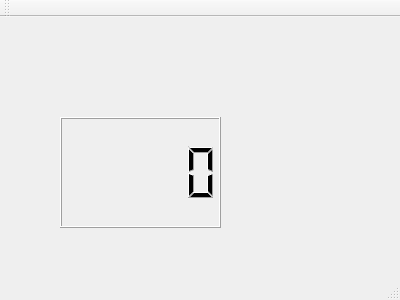
<?xml version="1.0" encoding="UTF-8"?>
<ui version="4.0">
 <class>MainWindow</class>
 <widget class="QMainWindow" name="MainWindow">
  <property name="geometry">
   <rect>
    <x>0</x>
    <y>0</y>
    <width>400</width>
    <height>300</height>
   </rect>
  </property>
  <property name="windowTitle">
   <string>MainWindow</string>
  </property>
  <widget class="QWidget" name="centralWidget">
   <widget class="lcd_temp1" name="lcdNumber">
    <property name="geometry">
     <rect>
      <x>60</x>
      <y>100</y>
      <width>161</width>
      <height>111</height>
     </rect>
    </property>
   </widget>
   <widget class="QWidget" name="widget" native="true">
    <property name="geometry">
     <rect>
      <x>19</x>
      <y>-1</y>
      <width>381</width>
      <height>231</height>
     </rect>
    </property>
   </widget>
  </widget>
  <widget class="QMenuBar" name="menuBar">
   <property name="geometry">
    <rect>
     <x>0</x>
     <y>0</y>
     <width>400</width>
     <height>27</height>
    </rect>
   </property>
  </widget>
  <widget class="QToolBar" name="mainToolBar">
   <attribute name="toolBarArea">
    <enum>TopToolBarArea</enum>
   </attribute>
   <attribute name="toolBarBreak">
    <bool>false</bool>
   </attribute>
  </widget>
  <widget class="QStatusBar" name="statusBar"/>
 </widget>
 <layoutdefault spacing="6" margin="11"/>
 <customwidgets>
  <customwidget>
   <class>lcd_temp1</class>
   <extends>QLCDNumber</extends>
   <header location="global">lcd_temp1.h</header>
  </customwidget>
 </customwidgets>
 <resources/>
 <connections/>
</ui>
